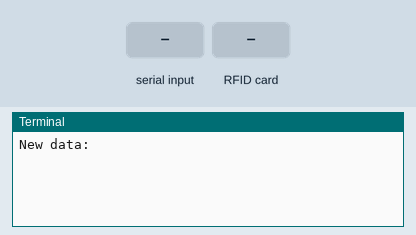
Recording of a program running on a simulated Raspberry Pi (header pin numbers). On the bench: the last lines printed to the terminal. Inputs (shaded band) come from the test bench. At 2.8 s the program stops and its outputs stay as they are.

Above: at 1.2 s.
1.3 s: "1" typed at the terminal, then Enter
At 1.8 s:
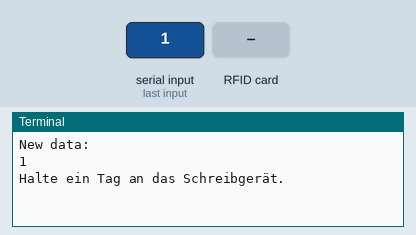
2.8 s: RFID card 5E 7A 19 C4 held to the reader
At 4.0 s:
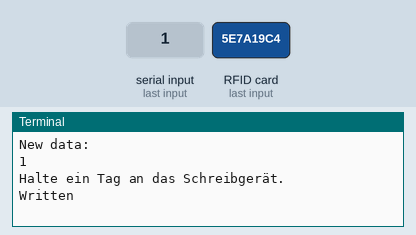

The program:

write.py
```python
import RPi.GPIO as GPIO
from mfrc522 import SimpleMFRC522

reader = SimpleMFRC522()

try:
    text = input('New data:')
    print("Halte ein Tag an das Schreibgerät.")
    reader.write(text)
    print("Written")
finally:
    GPIO.cleanup()
```

Measured:
- after the input at 1.3 s, the terminal: prints a new line at once (image 1)
- after the input at 2.8 s, the terminal: prints a new line at once (image 2)
